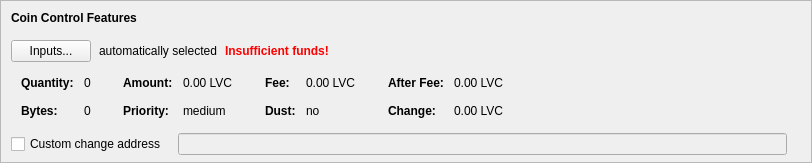
    <widget class="QFrame" name="frameCoinControl">
     <property name="sizePolicy">
      <sizepolicy hsizetype="Expanding" vsizetype="Expanding">
       <horstretch>0</horstretch>
       <verstretch>0</verstretch>
      </sizepolicy>
     </property>
     <property name="maximumSize">
      <size>
       <width>16777215</width>
       <height>16777215</height>
      </size>
     </property>
     <property name="frameShape">
      <enum>QFrame::StyledPanel</enum>
     </property>
     <property name="frameShadow">
      <enum>QFrame::Sunken</enum>
     </property>
     <layout class="QVBoxLayout" name="verticalLayoutCoinControl2">
      <property name="spacing">
       <number>0</number>
      </property>
      <property name="leftMargin">
       <number>0</number>
      </property>
      <property name="topMargin">
       <number>0</number>
      </property>
      <property name="rightMargin">
       <number>0</number>
      </property>
      <property name="bottomMargin">
       <number>6</number>
      </property>
      <item>
       <layout class="QVBoxLayout" name="verticalLayoutCoinControl" stretch="0,0,0,0,1">
        <property name="spacing">
         <number>0</number>
        </property>
        <property name="leftMargin">
         <number>10</number>
        </property>
        <property name="topMargin">
         <number>10</number>
        </property>
        <item>
         <layout class="QHBoxLayout" name="horizontalLayoutCoinControl1">
          <property name="bottomMargin">
           <number>15</number>
          </property>
          <item>
           <widget class="QLabel" name="labelCoinControlFeatures">
            <property name="sizePolicy">
             <sizepolicy hsizetype="Preferred" vsizetype="Maximum">
              <horstretch>0</horstretch>
              <verstretch>0</verstretch>
             </sizepolicy>
            </property>
            <property name="font">
             <font>
              <weight>75</weight>
              <bold>true</bold>
             </font>
            </property>
            <property name="styleSheet">
             <string notr="true">font-weight:bold;</string>
            </property>
            <property name="text">
             <string>Coin Control Features</string>
            </property>
           </widget>
          </item>
         </layout>
        </item>
        <item>
         <layout class="QHBoxLayout" name="horizontalLayoutCoinControl2" stretch="0,0,0,0">
          <property name="spacing">
           <number>8</number>
          </property>
          <property name="bottomMargin">
           <number>10</number>
          </property>
          <item>
           <widget class="QPushButton" name="pushButtonCoinControl">
            <property name="styleSheet">
             <string notr="true"/>
            </property>
            <property name="text">
             <string>Inputs...</string>
            </property>
            <property name="autoDefault">
             <bool>false</bool>
            </property>
           </widget>
          </item>
          <item>
           <widget class="QLabel" name="labelCoinControlAutomaticallySelected">
            <property name="text">
             <string>automatically selected</string>
            </property>
            <property name="margin">
             <number>5</number>
            </property>
           </widget>
          </item>
          <item>
           <widget class="QLabel" name="labelCoinControlInsuffFunds">
            <property name="font">
             <font>
              <weight>75</weight>
              <bold>true</bold>
             </font>
            </property>
            <property name="styleSheet">
             <string notr="true">color:red;font-weight:bold;</string>
            </property>
            <property name="text">
             <string>Insufficient funds!</string>
            </property>
            <property name="margin">
             <number>5</number>
            </property>
           </widget>
          </item>
          <item>
           <spacer name="horizontalSpacerCoinControl">
            <property name="orientation">
             <enum>Qt::Horizontal</enum>
            </property>
            <property name="sizeHint" stdset="0">
             <size>
              <width>40</width>
              <height>1</height>
             </size>
            </property>
           </spacer>
          </item>
         </layout>
        </item>
        <item>
         <widget class="QWidget" name="widgetCoinControl" native="true">
          <property name="sizePolicy">
           <sizepolicy hsizetype="Preferred" vsizetype="Preferred">
            <horstretch>0</horstretch>
            <verstretch>0</verstretch>
           </sizepolicy>
          </property>
          <property name="minimumSize">
           <size>
            <width>0</width>
            <height>0</height>
           </size>
          </property>
          <property name="styleSheet">
           <string notr="true"/>
          </property>
          <layout class="QHBoxLayout" name="horizontalLayoutCoinControl5">
           <property name="leftMargin">
            <number>0</number>
           </property>
           <property name="topMargin">
            <number>0</number>
           </property>
           <property name="rightMargin">
            <number>0</number>
           </property>
           <property name="bottomMargin">
            <number>0</number>
           </property>
           <item>
            <layout class="QHBoxLayout" name="horizontalLayoutCoinControl3" stretch="0,0,0,1">
             <property name="spacing">
              <number>20</number>
             </property>
             <property name="topMargin">
              <number>0</number>
             </property>
             <property name="bottomMargin">
              <number>10</number>
             </property>
             <item>
              <layout class="QFormLayout" name="formLayoutCoinControl1">
               <property name="horizontalSpacing">
                <number>10</number>
               </property>
               <property name="verticalSpacing">
                <number>14</number>
               </property>
               <property name="leftMargin">
                <number>10</number>
               </property>
               <property name="topMargin">
                <number>4</number>
               </property>
               <property name="rightMargin">
                <number>6</number>
               </property>
               <item row="0" column="0">
                <widget class="QLabel" name="labelCoinControlQuantityText">
                 <property name="font">
                  <font>
                   <weight>75</weight>
                   <bold>true</bold>
                  </font>
                 </property>
                 <property name="text">
                  <string>Quantity:</string>
                 </property>
                 <property name="margin">
                  <number>0</number>
                 </property>
                </widget>
               </item>
               <item row="0" column="1">
                <widget class="QLabel" name="labelCoinControlQuantity">
                 <property name="cursor">
                  <cursorShape>IBeamCursor</cursorShape>
                 </property>
                 <property name="contextMenuPolicy">
                  <enum>Qt::ActionsContextMenu</enum>
                 </property>
                 <property name="text">
                  <string notr="true">0</string>
                 </property>
                 <property name="margin">
                  <number>0</number>
                 </property>
                 <property name="textInteractionFlags">
                  <set>Qt::LinksAccessibleByMouse|Qt::TextSelectableByKeyboard|Qt::TextSelectableByMouse</set>
                 </property>
                </widget>
               </item>
               <item row="1" column="0">
                <widget class="QLabel" name="labelCoinControlBytesText">
                 <property name="font">
                  <font>
                   <weight>75</weight>
                   <bold>true</bold>
                  </font>
                 </property>
                 <property name="text">
                  <string>Bytes:</string>
                 </property>
                </widget>
               </item>
               <item row="1" column="1">
                <widget class="QLabel" name="labelCoinControlBytes">
                 <property name="cursor">
                  <cursorShape>IBeamCursor</cursorShape>
                 </property>
                 <property name="contextMenuPolicy">
                  <enum>Qt::ActionsContextMenu</enum>
                 </property>
                 <property name="text">
                  <string notr="true">0</string>
                 </property>
                 <property name="textInteractionFlags">
                  <set>Qt::LinksAccessibleByMouse|Qt::TextSelectableByKeyboard|Qt::TextSelectableByMouse</set>
                 </property>
                </widget>
               </item>
              </layout>
             </item>
             <item>
              <layout class="QFormLayout" name="formLayoutCoinControl2">
               <property name="horizontalSpacing">
                <number>10</number>
               </property>
               <property name="verticalSpacing">
                <number>14</number>
               </property>
               <property name="leftMargin">
                <number>6</number>
               </property>
               <property name="topMargin">
                <number>4</number>
               </property>
               <property name="rightMargin">
                <number>6</number>
               </property>
               <item row="0" column="0">
                <widget class="QLabel" name="labelCoinControlAmountText">
                 <property name="font">
                  <font>
                   <weight>75</weight>
                   <bold>true</bold>
                  </font>
                 </property>
                 <property name="text">
                  <string>Amount:</string>
                 </property>
                 <property name="margin">
                  <number>0</number>
                 </property>
                </widget>
               </item>
               <item row="0" column="1">
                <widget class="QLabel" name="labelCoinControlAmount">
                 <property name="cursor">
                  <cursorShape>IBeamCursor</cursorShape>
                 </property>
                 <property name="contextMenuPolicy">
                  <enum>Qt::ActionsContextMenu</enum>
                 </property>
                 <property name="text">
                  <string notr="true">0.00 LVC</string>
                 </property>
                 <property name="textInteractionFlags">
                  <set>Qt::LinksAccessibleByMouse|Qt::TextSelectableByKeyboard|Qt::TextSelectableByMouse</set>
                 </property>
                </widget>
               </item>
               <item row="1" column="0">
                <widget class="QLabel" name="labelCoinControlPriorityText">
                 <property name="font">
                  <font>
                   <weight>75</weight>
                   <bold>true</bold>
                  </font>
                 </property>
                 <property name="text">
                  <string>Priority:</string>
                 </property>
                </widget>
               </item>
               <item row="1" column="1">
                <widget class="QLabel" name="labelCoinControlPriority">
                 <property name="cursor">
                  <cursorShape>IBeamCursor</cursorShape>
                 </property>
                 <property name="contextMenuPolicy">
                  <enum>Qt::ActionsContextMenu</enum>
                 </property>
                 <property name="text">
                  <string notr="true">medium</string>
                 </property>
                 <property name="textInteractionFlags">
                  <set>Qt::LinksAccessibleByMouse|Qt::TextSelectableByKeyboard|Qt::TextSelectableByMouse</set>
                 </property>
                </widget>
               </item>
              </layout>
             </item>
             <item>
              <layout class="QFormLayout" name="formLayoutCoinControl3">
               <property name="horizontalSpacing">
                <number>10</number>
               </property>
               <property name="verticalSpacing">
                <number>14</number>
               </property>
               <property name="leftMargin">
                <number>6</number>
               </property>
               <property name="topMargin">
                <number>4</number>
               </property>
               <property name="rightMargin">
                <number>6</number>
               </property>
               <item row="0" column="0">
                <widget class="QLabel" name="labelCoinControlFeeText">
                 <property name="font">
                  <font>
                   <weight>75</weight>
                   <bold>true</bold>
                  </font>
                 </property>
                 <property name="text">
                  <string>Fee:</string>
                 </property>
                 <property name="margin">
                  <number>0</number>
                 </property>
                </widget>
               </item>
               <item row="0" column="1">
                <widget class="QLabel" name="labelCoinControlFee">
                 <property name="cursor">
                  <cursorShape>IBeamCursor</cursorShape>
                 </property>
                 <property name="contextMenuPolicy">
                  <enum>Qt::ActionsContextMenu</enum>
                 </property>
                 <property name="text">
                  <string notr="true">0.00 LVC</string>
                 </property>
                 <property name="textInteractionFlags">
                  <set>Qt::LinksAccessibleByMouse|Qt::TextSelectableByKeyboard|Qt::TextSelectableByMouse</set>
                 </property>
                </widget>
               </item>
               <item row="1" column="0">
                <widget class="QLabel" name="labelCoinControlLowOutputText">
                 <property name="font">
                  <font>
                   <weight>75</weight>
                   <bold>true</bold>
                  </font>
                 </property>
                 <property name="text">
                  <string>Dust:</string>
                 </property>
                </widget>
               </item>
               <item row="1" column="1">
                <widget class="QLabel" name="labelCoinControlLowOutput">
                 <property name="cursor">
                  <cursorShape>IBeamCursor</cursorShape>
                 </property>
                 <property name="contextMenuPolicy">
                  <enum>Qt::ActionsContextMenu</enum>
                 </property>
                 <property name="text">
                  <string notr="true">no</string>
                 </property>
                 <property name="textInteractionFlags">
                  <set>Qt::LinksAccessibleByMouse|Qt::TextSelectableByKeyboard|Qt::TextSelectableByMouse</set>
                 </property>
                </widget>
               </item>
              </layout>
             </item>
             <item>
              <layout class="QFormLayout" name="formLayoutCoinControl4">
               <property name="horizontalSpacing">
                <number>10</number>
               </property>
               <property name="verticalSpacing">
                <number>14</number>
               </property>
               <property name="leftMargin">
                <number>6</number>
               </property>
               <property name="topMargin">
                <number>4</number>
               </property>
               <property name="rightMargin">
                <number>6</number>
               </property>
               <item row="0" column="0">
                <widget class="QLabel" name="labelCoinControlAfterFeeText">
                 <property name="font">
                  <font>
                   <weight>75</weight>
                   <bold>true</bold>
                  </font>
                 </property>
                 <property name="text">
                  <string>After Fee:</string>
                 </property>
                 <property name="margin">
                  <number>0</number>
                 </property>
                </widget>
               </item>
               <item row="0" column="1">
                <widget class="QLabel" name="labelCoinControlAfterFee">
                 <property name="cursor">
                  <cursorShape>IBeamCursor</cursorShape>
                 </property>
                 <property name="contextMenuPolicy">
                  <enum>Qt::ActionsContextMenu</enum>
                 </property>
                 <property name="text">
                  <string notr="true">0.00 LVC</string>
                 </property>
                 <property name="textInteractionFlags">
                  <set>Qt::LinksAccessibleByMouse|Qt::TextSelectableByKeyboard|Qt::TextSelectableByMouse</set>
                 </property>
                </widget>
               </item>
               <item row="1" column="0">
                <widget class="QLabel" name="labelCoinControlChangeText">
                 <property name="font">
                  <font>
                   <weight>75</weight>
                   <bold>true</bold>
                  </font>
                 </property>
                 <property name="text">
                  <string>Change:</string>
                 </property>
                </widget>
               </item>
               <item row="1" column="1">
                <widget class="QLabel" name="labelCoinControlChange">
                 <property name="cursor">
                  <cursorShape>IBeamCursor</cursorShape>
                 </property>
                 <property name="contextMenuPolicy">
                  <enum>Qt::ActionsContextMenu</enum>
                 </property>
                 <property name="text">
                  <string notr="true">0.00 LVC</string>
                 </property>
                 <property name="textInteractionFlags">
                  <set>Qt::LinksAccessibleByMouse|Qt::TextSelectableByKeyboard|Qt::TextSelectableByMouse</set>
                 </property>
                </widget>
               </item>
              </layout>
             </item>
            </layout>
           </item>
          </layout>
         </widget>
        </item>
        <item>
         <layout class="QHBoxLayout" name="horizontalLayoutCoinControl4" stretch="0,0,0">
          <property name="spacing">
           <number>12</number>
          </property>
          <property name="sizeConstraint">
           <enum>QLayout::SetDefaultConstraint</enum>
          </property>
          <property name="topMargin">
           <number>5</number>
          </property>
          <property name="rightMargin">
           <number>5</number>
          </property>
          <item>
           <widget class="QCheckBox" name="checkBoxCoinControlChange">
            <property name="toolTip">
             <string>If this is activated, but the change address is empty or invalid, change will be sent to a newly generated address.</string>
            </property>
            <property name="text">
             <string>Custom change address</string>
            </property>
           </widget>
          </item>
          <item>
           <widget class="QValidatedLineEdit" name="lineEditCoinControlChange">
            <property name="enabled">
             <bool>false</bool>
            </property>
            <property name="sizePolicy">
             <sizepolicy hsizetype="Expanding" vsizetype="Fixed">
              <horstretch>0</horstretch>
              <verstretch>0</verstretch>
             </sizepolicy>
            </property>
           </widget>
          </item>
          <item>
           <widget class="QLabel" name="labelCoinControlChangeLabel">
            <property name="sizePolicy">
             <sizepolicy hsizetype="Preferred" vsizetype="Expanding">
              <horstretch>0</horstretch>
              <verstretch>0</verstretch>
             </sizepolicy>
            </property>
            <property name="minimumSize">
             <size>
              <width>0</width>
              <height>0</height>
             </size>
            </property>
            <property name="text">
             <string/>
            </property>
            <property name="margin">
             <number>3</number>
            </property>
           </widget>
          </item>
         </layout>
        </item>
        <item>
         <spacer name="verticalSpacerCoinControl">
          <property name="orientation">
           <enum>Qt::Vertical</enum>
          </property>
          <property name="sizeHint" stdset="0">
           <size>
            <width>800</width>
            <height>1</height>
           </size>
          </property>
         </spacer>
        </item>
       </layout>
      </item>
     </layout>
    </widget>
